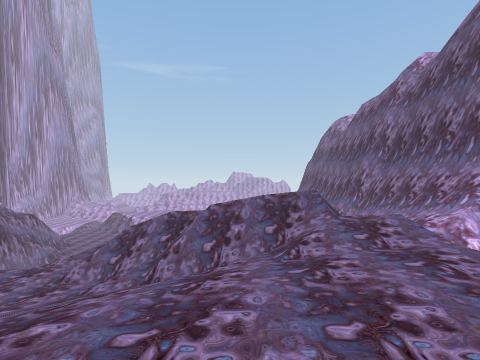
view 1 (above)

15 first-person views from a walk through a scene from a Unity 3-D project. The camera is 1.4 m above the floor, looks level and sees 85° across. The floor is counted in squares, 2 m on a side. Each view is taken from the middle of a square. On the plan, view 1 faces up. The plan holds only what a view shows up to about 9 squares ahead; the rest is blank. The place goes on beyond the plan. The player character is not drawn.

view 2
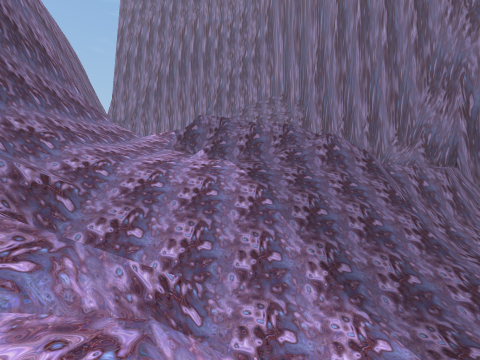

view 3
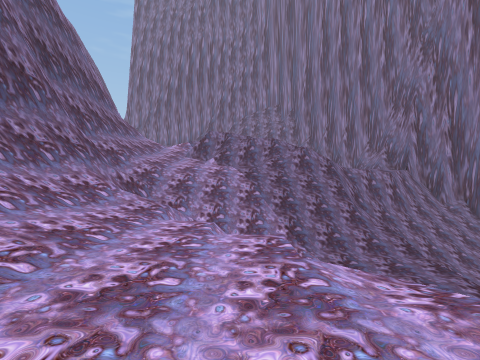

view 4
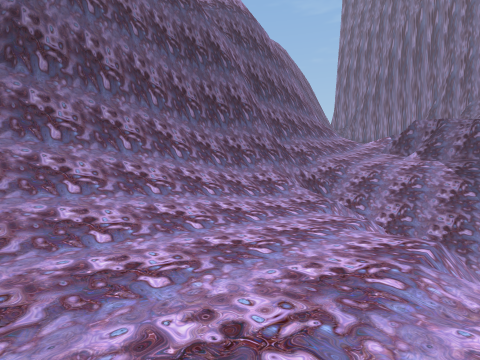

view 5
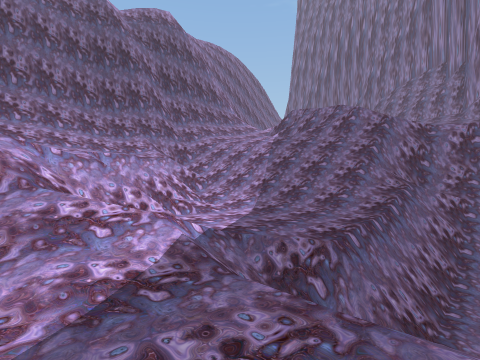

view 6
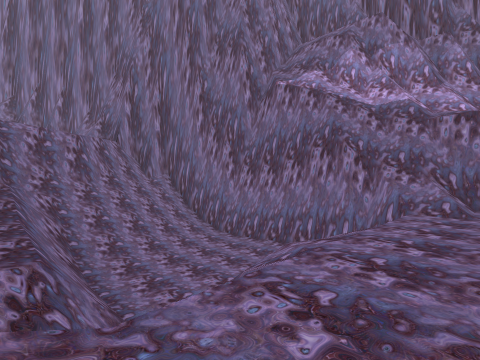

view 7
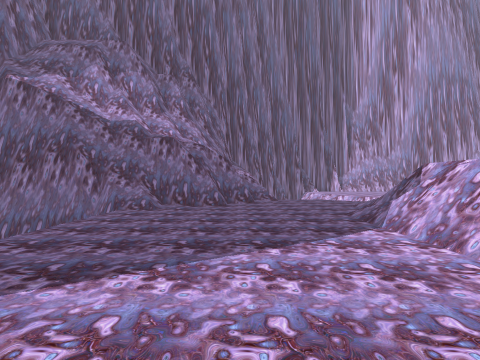

view 8
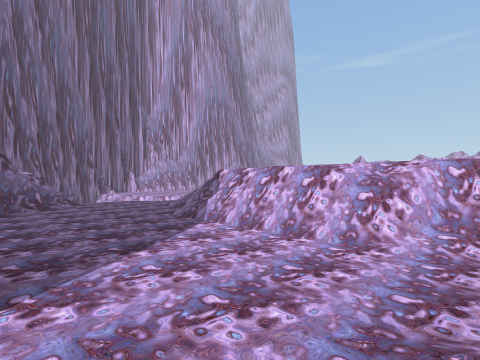

view 9
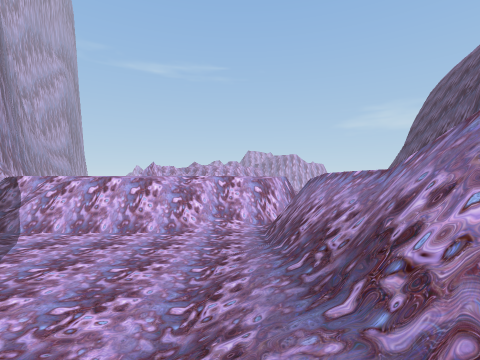

view 10
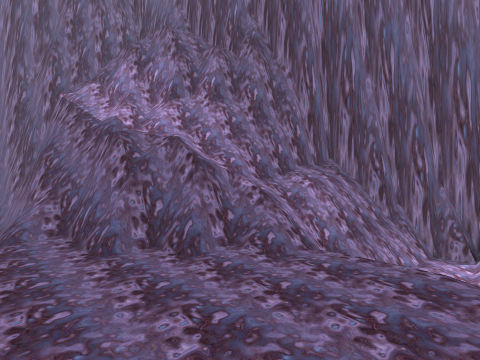

view 11
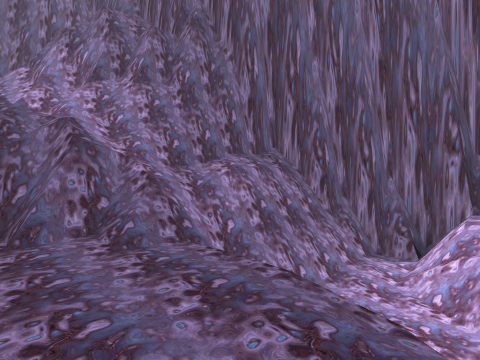

view 12
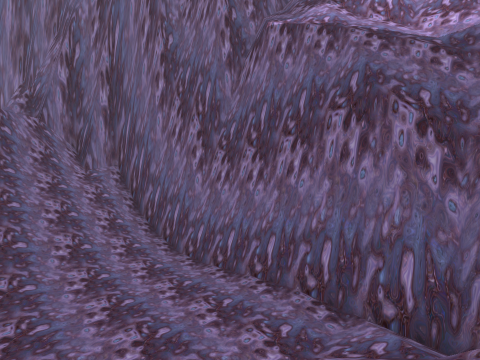

view 13
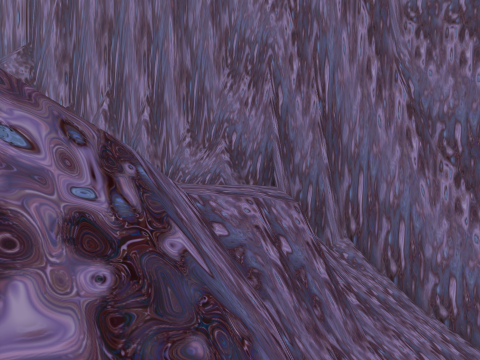

view 14
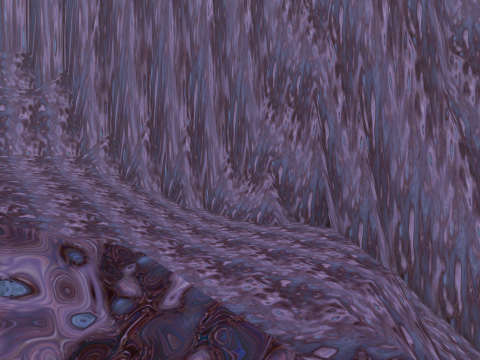

view 15
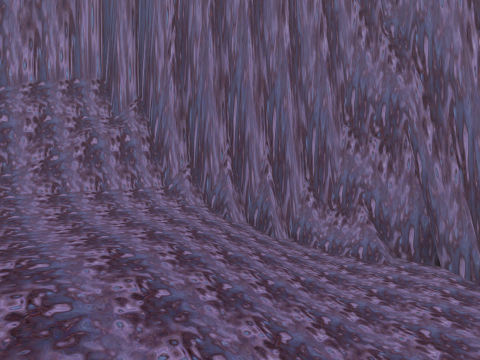

### Floor plan
Key: @ floor where view 1 was taken; # wall or solid block; x gap in a wall; . main floor; : floor 2 m higher than the main floor; - floor 2.25 m lower than the main floor; + floor 2.5 m higher than the main floor; * floor 2.75 m higher than the main floor; % floor 4.75 m higher than the main floor; & floor 5.25 m higher than the main floor; $ floor 7.25 m higher than the main floor; / step, stairs or slope; = window, fence, low wall or low ledge; ^ raised ledge; v drop or lower ground.
Columns run from 21 left of view 1 to 5 right of it. Each row starts with its distance up from view 1.
 23 #../#    /        +#
 22 ###=#  /..//#/+++#==
 21  ####  ...../===#=.==
 20   #### ............=#
 19   #vvvv/...........==
 18   #/////#........./#
 17   ########......../#+++//#
 16         ##......../=+++//#
 15          #/......//x:++//#
 14          ###///= /.==++//#
 13          ##//   #/..//+*/#
 12           #-----#....=#//#
 11           #-----#../////###
 10           #-----#////////##
  9           #--///#/////////#
  8           #/////=#/////%//#
  7           #////#=#=//%%%//#
  6           #//###////#/////#
  5           ##^=%%%%////=x//#
  4            ##%%%%%%&//// v
  3             ##%%%/////$$
  2             ##%%/////$$$
  1              #%/////$$$
  0              ##///$$$@
 -1               ##//$$$$
 -2                ##/////
 -3                 ####=/
 -4                    ###
 -5                     #

Where each view was taken, in squares from view 1:
view 1: 0 up, 0 right, facing up
view 2: 14 up, 0 right, facing down
view 3: 17 up, 0 right, facing down
view 4: 17 up, 1 left, facing down-right
view 5: 16 up, 6 left, facing down-right
view 6: 16 up, 4 left, facing down-left
view 7: 18 up, 3 left, facing left
view 8: 17 up, 3 left, facing up-left
view 9: 15 up, 3 left, facing up
view 10: 22 up, 10 left, facing down-left
view 11: 23 up, 12 left, facing down-left
view 12: 14 up, 7 left, facing down-left
view 13: 8 up, 3 left, facing down-left
view 14: 7 up, 2 left, facing down-left
view 15: 5 up, 0 right, facing down-left
